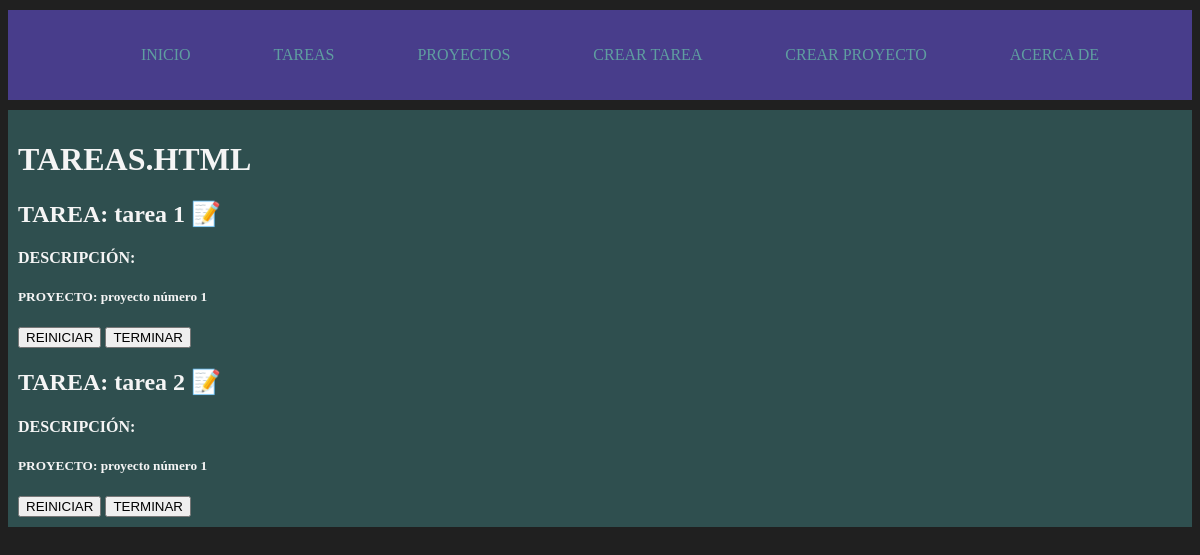
The page /ruta_tareas/ on the database as committed earlier.
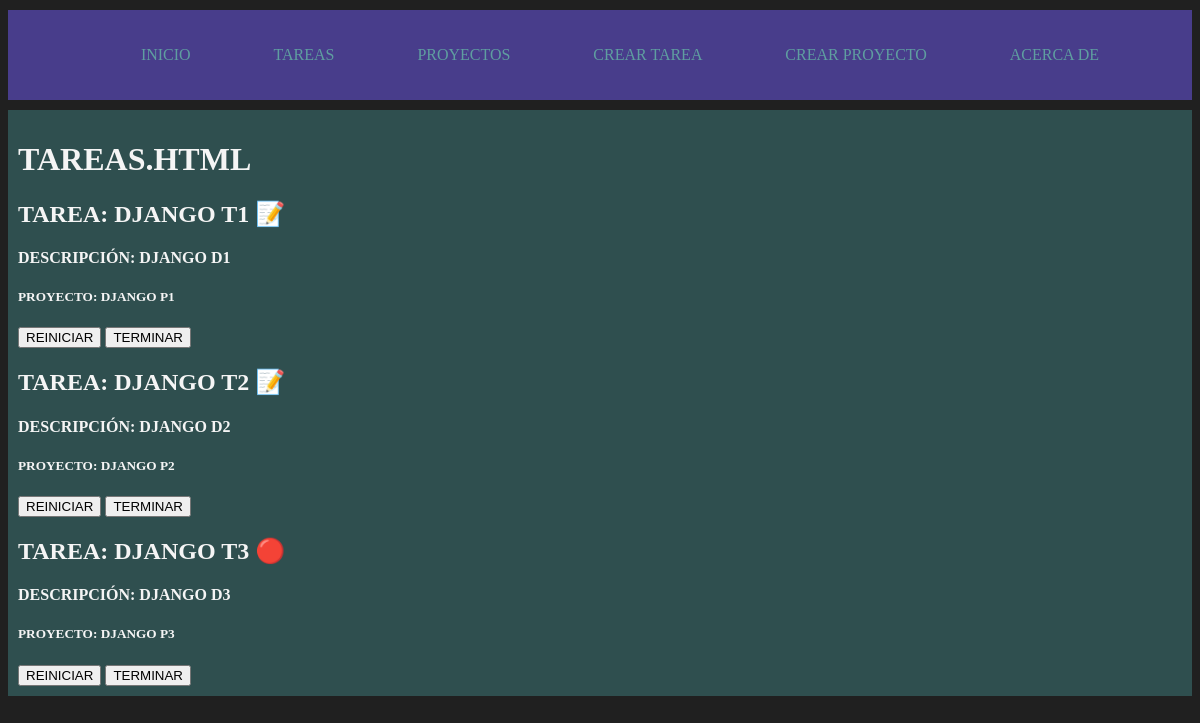
The same page on the database as committed later.
### carpeta_aplicacion_1/models.py (models this page shows, shortened)
class tabla_tareas (models.Model):
    tab_tareas_col_nombre = models.CharField(max_length=200)
    tab_tareas_col_descripcion = models.TextField()
    tab_tareas_col_proyecto_ref = models.ForeignKey(tabla_proyectos,on_delete=models.CASCADE)
    tab_tareas_col_terminado = models.BooleanField(default=False)

class tabla_proyectos (models.Model):
    tab_proyectos_col_nombres = models.CharField(max_length=200)

### carpeta_aplicacion_1/views.py (the view)
def view_funcion_tareas(view_funcion_tareas_param_request):
    queryset_tareas = tabla_tareas.objects.all()
    return render(view_funcion_tareas_param_request, 'tareas/tareas.html',{
        'ref_html_tareas': queryset_tareas
    })

### carpeta_aplicacion_1/templates/tareas/tareas.html (shortened to what this page needs)
<!DOCTYPE html>
<html lang="en">
<head>
</head>
<body>
    {% extends 'diseños_heredados/base_heredada_1.html' %}
    {% block var_bloque_inicio_contenido %}
    <h1>TAREAS.HTML</h1>
    {% for bucle_jinja_tareas in ref_html_tareas %}
    <article>
        <H2>TAREA: {{ bucle_jinja_tareas.tab_tareas_col_nombre }}
            {% if bucle_jinja_tareas.tab_tareas_col_terminado == False %}
            📝 {% else %} 🔴 {% endif %}</H2>
        <h4>DESCRIPCIÓN: {{ bucle_jinja_tareas.tab_tareas_col_descripcion }}</h4>
        <h5>PROYECTO: {{ bucle_jinja_tareas.tab_tareas_col_proyecto_ref.tab_proyectos_col_nombres }}</h5>
        <button> REINICIAR </button>
        <button> TERMINAR </button>
    </article>
    {% endfor %}
    {% endblock %}

### carpeta_aplicacion_1/templates/diseños_heredados/base_heredada_1.html (shortened to what this page needs)
<!DOCTYPE html>
<html lang="en">
<head>
</head>
<body>
    {% load static %}
    <link rel="stylesheet" href="{% static 'archivos css/css principal.css' %}">
    <nav class="barra_navegacion_global"><ul>
        <li><a href="{% url 'url name index' %}">INICIO</a></li>
        <li><a href="{% url 'url name tareas' %}">TAREAS</a></li>
        <li><a href="{% url 'url name proyectos' %}">PROYECTOS</a></li>
        <li><a href="{% url 'url name crear tarea' %}">CREAR TAREA</a></li>
        <li><a href="{% url 'url name crear proyecto' %}">CREAR PROYECTO</a></li>
        <li><a href="{% url 'url name acerca de' %}">ACERCA DE</a></li>
    </ul></nav>
    <main class="contenedor">
        {% block var_bloque_inicio_contenido %}
        {% endblock %}
    </main>
</body>
</html>

### carpeta_aplicacion_1/static/archivos css/css principal.css (style rules this page uses)
body { background: #202020; color: whitesmoke; }
.barra_navegacion_global { background: darkslateblue; padding: 20px 10px; max-width: 1400px; margin: auto; margin-block: 10px; }
.barra_navegacion_global ul { display: flex; justify-content: space-evenly; }
.barra_navegacion_global ul li { list-style: none; }
.barra_navegacion_global ul li a { color: cadetblue; text-decoration: none; }
.contenedor { max-width: 1400px; margin: auto; padding: 10px 10px; background: darkslategray; }

Rows that differ between the two databases and show on the page:
shown differently, row unchanged: tabla_tareas: tab_tareas_col_nombre "tarea 1" → "DJANGO T1"; tab_tareas_col_descripcion (not shown) → "DJANGO D1"; tab_tareas_col_proyecto_ref.tab_proyectos_col_nombres "proyecto número 1" → "DJANGO P1"
shown differently, row unchanged: tabla_tareas: tab_tareas_col_nombre "tarea 2" → "DJANGO T2"; tab_tareas_col_descripcion (not shown) → "DJANGO D2"; tab_tareas_col_proyecto_ref.tab_proyectos_col_nombres "proyecto número 1" → "DJANGO P2"
added tabla_tareas: tab_tareas_col_nombre "DJANGO T3", tab_tareas_col_descripcion "DJANGO D3", tab_tareas_col_proyecto_ref.tab_proyectos_col_nombres "DJANGO P3"
